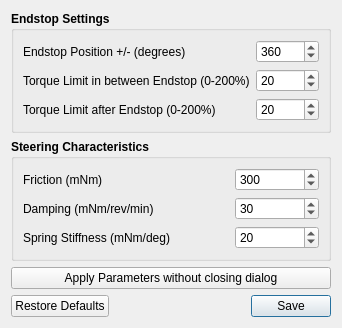
<?xml version="1.0" encoding="UTF-8"?>
<ui version="4.0">
 <class>Dialog</class>
 <widget class="QDialog" name="Dialog">
  <property name="geometry">
   <rect>
    <x>0</x>
    <y>0</y>
    <width>342</width>
    <height>267</height>
   </rect>
  </property>
  <property name="windowTitle">
   <string>SensoDrive Settings</string>
  </property>
  <layout class="QGridLayout" name="gridLayout">
   <item row="3" column="0">
    <widget class="QDialogButtonBox" name="button_box_settings">
     <property name="orientation">
      <enum>Qt::Horizontal</enum>
     </property>
     <property name="standardButtons">
      <set>QDialogButtonBox::RestoreDefaults|QDialogButtonBox::Save</set>
     </property>
    </widget>
   </item>
   <item row="1" column="0">
    <widget class="QGroupBox" name="groupBox">
     <property name="font">
      <font>
       <weight>75</weight>
       <bold>true</bold>
      </font>
     </property>
     <property name="title">
      <string>Steering Characteristics</string>
     </property>
     <layout class="QGridLayout" name="gridLayout_5">
      <item row="0" column="0">
       <layout class="QGridLayout" name="gridLayout_4">
        <item row="1" column="0">
         <widget class="QLabel" name="label_damping">
          <property name="font">
           <font>
            <weight>50</weight>
            <bold>false</bold>
           </font>
          </property>
          <property name="text">
           <string>Damping (mNm/rev/min)</string>
          </property>
         </widget>
        </item>
        <item row="0" column="0">
         <widget class="QLabel" name="label_friction">
          <property name="sizePolicy">
           <sizepolicy hsizetype="Minimum" vsizetype="Preferred">
            <horstretch>0</horstretch>
            <verstretch>0</verstretch>
           </sizepolicy>
          </property>
          <property name="minimumSize">
           <size>
            <width>206</width>
            <height>0</height>
           </size>
          </property>
          <property name="maximumSize">
           <size>
            <width>207</width>
            <height>16777215</height>
           </size>
          </property>
          <property name="font">
           <font>
            <weight>50</weight>
            <bold>false</bold>
           </font>
          </property>
          <property name="text">
           <string>Friction (mNm) </string>
          </property>
         </widget>
        </item>
        <item row="0" column="1">
         <widget class="QSpinBox" name="spin_friction">
          <property name="sizePolicy">
           <sizepolicy hsizetype="Preferred" vsizetype="Fixed">
            <horstretch>0</horstretch>
            <verstretch>0</verstretch>
           </sizepolicy>
          </property>
          <property name="font">
           <font>
            <weight>50</weight>
            <bold>false</bold>
           </font>
          </property>
          <property name="maximum">
           <number>1000</number>
          </property>
          <property name="value">
           <number>300</number>
          </property>
         </widget>
        </item>
        <item row="2" column="0">
         <widget class="QLabel" name="label_spring_stiffness">
          <property name="font">
           <font>
            <weight>50</weight>
            <bold>false</bold>
           </font>
          </property>
          <property name="text">
           <string>Spring Stiffness (mNm/deg)</string>
          </property>
         </widget>
        </item>
        <item row="1" column="1">
         <widget class="QSpinBox" name="spin_damping">
          <property name="font">
           <font>
            <weight>50</weight>
            <bold>false</bold>
           </font>
          </property>
          <property name="maximum">
           <number>1000</number>
          </property>
          <property name="value">
           <number>30</number>
          </property>
         </widget>
        </item>
        <item row="2" column="1">
         <widget class="QSpinBox" name="spin_spring_stiffness">
          <property name="font">
           <font>
            <weight>50</weight>
            <bold>false</bold>
           </font>
          </property>
          <property name="maximum">
           <number>500</number>
          </property>
          <property name="value">
           <number>20</number>
          </property>
         </widget>
        </item>
       </layout>
      </item>
     </layout>
    </widget>
   </item>
   <item row="0" column="0">
    <widget class="QGroupBox" name="group_endstops">
     <property name="font">
      <font>
       <weight>75</weight>
       <bold>true</bold>
      </font>
     </property>
     <property name="title">
      <string>Endstop Settings</string>
     </property>
     <layout class="QGridLayout" name="gridLayout_3">
      <item row="0" column="0">
       <layout class="QGridLayout" name="gridLayout_2">
        <item row="0" column="1">
         <widget class="QSpinBox" name="spin_endstop_position">
          <property name="font">
           <font>
            <weight>50</weight>
            <bold>false</bold>
           </font>
          </property>
          <property name="minimum">
           <number>-1440</number>
          </property>
          <property name="maximum">
           <number>1440</number>
          </property>
          <property name="value">
           <number>360</number>
          </property>
         </widget>
        </item>
        <item row="0" column="0">
         <widget class="QLabel" name="label_endstop">
          <property name="font">
           <font>
            <weight>50</weight>
            <bold>false</bold>
           </font>
          </property>
          <property name="text">
           <string>Endstop Position +/- (degrees)</string>
          </property>
         </widget>
        </item>
        <item row="1" column="0">
         <widget class="QLabel" name="label">
          <property name="font">
           <font>
            <weight>50</weight>
            <bold>false</bold>
           </font>
          </property>
          <property name="text">
           <string>Torque Limit in between Endstop (0-200%)</string>
          </property>
         </widget>
        </item>
        <item row="2" column="0">
         <widget class="QLabel" name="label_2">
          <property name="font">
           <font>
            <weight>50</weight>
            <bold>false</bold>
           </font>
          </property>
          <property name="text">
           <string>Torque Limit after Endstop (0-200%)</string>
          </property>
         </widget>
        </item>
        <item row="1" column="1">
         <widget class="QSpinBox" name="spin_torque_limit_between_endstops">
          <property name="font">
           <font>
            <weight>50</weight>
            <bold>false</bold>
           </font>
          </property>
          <property name="maximum">
           <number>200</number>
          </property>
          <property name="value">
           <number>20</number>
          </property>
         </widget>
        </item>
        <item row="2" column="1">
         <widget class="QSpinBox" name="spin_torque_limit_beyond_endstops">
          <property name="font">
           <font>
            <weight>50</weight>
            <bold>false</bold>
           </font>
          </property>
          <property name="maximum">
           <number>200</number>
          </property>
          <property name="value">
           <number>20</number>
          </property>
         </widget>
        </item>
       </layout>
      </item>
     </layout>
    </widget>
   </item>
   <item row="2" column="0">
    <widget class="QPushButton" name="btn_apply">
     <property name="text">
      <string>Apply Parameters without closing dialog</string>
     </property>
    </widget>
   </item>
  </layout>
 </widget>
 <resources/>
 <connections>
  <connection>
   <sender>button_box_settings</sender>
   <signal>accepted()</signal>
   <receiver>Dialog</receiver>
   <slot>accept()</slot>
   <hints>
    <hint type="sourcelabel">
     <x>248</x>
     <y>254</y>
    </hint>
    <hint type="destinationlabel">
     <x>157</x>
     <y>274</y>
    </hint>
   </hints>
  </connection>
  <connection>
   <sender>button_box_settings</sender>
   <signal>rejected()</signal>
   <receiver>Dialog</receiver>
   <slot>reject()</slot>
   <hints>
    <hint type="sourcelabel">
     <x>316</x>
     <y>260</y>
    </hint>
    <hint type="destinationlabel">
     <x>286</x>
     <y>274</y>
    </hint>
   </hints>
  </connection>
 </connections>
</ui>
